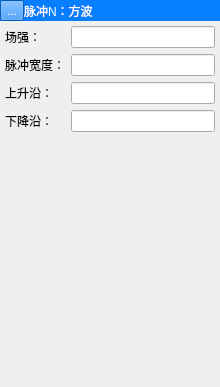
<?xml version="1.0" encoding="UTF-8"?>
<ui version="4.0">
 <class>HPMSettingWidget</class>
 <widget class="QWidget" name="HPMSettingWidget">
  <property name="geometry">
   <rect>
    <x>0</x>
    <y>0</y>
    <width>220</width>
    <height>387</height>
   </rect>
  </property>
  <property name="windowTitle">
   <string>Form</string>
  </property>
  <layout class="QGridLayout" name="gridLayout">
   <property name="leftMargin">
    <number>0</number>
   </property>
   <property name="topMargin">
    <number>0</number>
   </property>
   <property name="rightMargin">
    <number>0</number>
   </property>
   <property name="bottomMargin">
    <number>0</number>
   </property>
   <property name="spacing">
    <number>0</number>
   </property>
   <item row="0" column="0">
    <widget class="QWidget" name="widget_6" native="true">
     <property name="sizePolicy">
      <sizepolicy hsizetype="Preferred" vsizetype="Preferred">
       <horstretch>0</horstretch>
       <verstretch>0</verstretch>
      </sizepolicy>
     </property>
     <property name="styleSheet">
      <string notr="true">background-color: rgb(6, 126, 255);
font: 75 9pt &quot;微软雅黑&quot;;
color: rgb(255, 255, 255);</string>
     </property>
     <layout class="QGridLayout" name="gridLayout_7">
      <property name="leftMargin">
       <number>0</number>
      </property>
      <property name="topMargin">
       <number>0</number>
      </property>
      <property name="rightMargin">
       <number>0</number>
      </property>
      <property name="bottomMargin">
       <number>0</number>
      </property>
      <property name="horizontalSpacing">
       <number>0</number>
      </property>
      <item row="0" column="0">
       <widget class="QToolButton" name="toolButton">
        <property name="text">
         <string>...</string>
        </property>
        <property name="checkable">
         <bool>true</bool>
        </property>
        <property name="checked">
         <bool>false</bool>
        </property>
       </widget>
      </item>
      <item row="0" column="1">
       <widget class="QLabel" name="label">
        <property name="text">
         <string>脉冲N：方波</string>
        </property>
       </widget>
      </item>
      <item row="0" column="2">
       <spacer name="horizontalSpacer_6">
        <property name="orientation">
         <enum>Qt::Horizontal</enum>
        </property>
        <property name="sizeHint" stdset="0">
         <size>
          <width>40</width>
          <height>20</height>
         </size>
        </property>
       </spacer>
      </item>
     </layout>
    </widget>
   </item>
   <item row="1" column="0">
    <widget class="QStackedWidget" name="stackedWidget">
     <property name="sizePolicy">
      <sizepolicy hsizetype="Preferred" vsizetype="Preferred">
       <horstretch>0</horstretch>
       <verstretch>0</verstretch>
      </sizepolicy>
     </property>
     <property name="currentIndex">
      <number>5</number>
     </property>
     <widget class="QWidget" name="page">
      <layout class="QVBoxLayout" name="verticalLayout">
       <property name="spacing">
        <number>0</number>
       </property>
       <property name="leftMargin">
        <number>5</number>
       </property>
       <property name="topMargin">
        <number>5</number>
       </property>
       <property name="rightMargin">
        <number>5</number>
       </property>
       <property name="bottomMargin">
        <number>0</number>
       </property>
       <item>
        <widget class="QWidget" name="widget" native="true">
         <layout class="QGridLayout" name="gridLayout_2">
          <property name="leftMargin">
           <number>0</number>
          </property>
          <property name="topMargin">
           <number>0</number>
          </property>
          <property name="rightMargin">
           <number>0</number>
          </property>
          <property name="bottomMargin">
           <number>0</number>
          </property>
          <property name="horizontalSpacing">
           <number>0</number>
          </property>
          <item row="0" column="1">
           <widget class="QLineEdit" name="lineEdit_0_2"/>
          </item>
          <item row="2" column="0">
           <widget class="QLabel" name="label_6">
            <property name="text">
             <string>系数(b)：</string>
            </property>
           </widget>
          </item>
          <item row="0" column="0">
           <widget class="QLabel" name="label_4">
            <property name="text">
             <string>幅值：</string>
            </property>
           </widget>
          </item>
          <item row="1" column="1">
           <widget class="QLineEdit" name="lineEdit_0_3"/>
          </item>
          <item row="2" column="1">
           <widget class="QLineEdit" name="lineEdit_0_4"/>
          </item>
          <item row="3" column="0">
           <spacer name="verticalSpacer">
            <property name="orientation">
             <enum>Qt::Vertical</enum>
            </property>
            <property name="sizeHint" stdset="0">
             <size>
              <width>20</width>
              <height>40</height>
             </size>
            </property>
           </spacer>
          </item>
          <item row="1" column="0">
           <widget class="QLabel" name="label_5">
            <property name="text">
             <string>系数(a)：</string>
            </property>
           </widget>
          </item>
         </layout>
        </widget>
       </item>
      </layout>
     </widget>
     <widget class="QWidget" name="page_2">
      <layout class="QVBoxLayout" name="verticalLayout_2">
       <property name="spacing">
        <number>0</number>
       </property>
       <property name="leftMargin">
        <number>5</number>
       </property>
       <property name="topMargin">
        <number>5</number>
       </property>
       <property name="rightMargin">
        <number>5</number>
       </property>
       <property name="bottomMargin">
        <number>0</number>
       </property>
       <item>
        <widget class="QWidget" name="widget_2" native="true">
         <layout class="QGridLayout" name="gridLayout_3">
          <property name="leftMargin">
           <number>0</number>
          </property>
          <property name="topMargin">
           <number>0</number>
          </property>
          <property name="rightMargin">
           <number>0</number>
          </property>
          <property name="bottomMargin">
           <number>0</number>
          </property>
          <item row="5" column="1">
           <widget class="QLineEdit" name="lineEdit_1_7"/>
          </item>
          <item row="7" column="1">
           <widget class="QLineEdit" name="lineEdit_1_9"/>
          </item>
          <item row="6" column="1">
           <widget class="QLineEdit" name="lineEdit_1_8"/>
          </item>
          <item row="0" column="1">
           <widget class="QLineEdit" name="lineEdit_1_2"/>
          </item>
          <item row="8" column="1">
           <widget class="QLineEdit" name="lineEdit_1_10"/>
          </item>
          <item row="8" column="0">
           <widget class="QLabel" name="label_18">
            <property name="text">
             <string>系数(w3)：</string>
            </property>
           </widget>
          </item>
          <item row="1" column="1">
           <widget class="QLineEdit" name="lineEdit_1_3"/>
          </item>
          <item row="5" column="0">
           <widget class="QLabel" name="label_15">
            <property name="text">
             <string>系数(w2)：</string>
            </property>
           </widget>
          </item>
          <item row="3" column="0">
           <widget class="QLabel" name="label_13">
            <property name="text">
             <string>幅值E2：</string>
            </property>
           </widget>
          </item>
          <item row="7" column="0">
           <widget class="QLabel" name="label_17">
            <property name="text">
             <string>系数(t3)：</string>
            </property>
           </widget>
          </item>
          <item row="4" column="0">
           <widget class="QLabel" name="label_14">
            <property name="text">
             <string>系数(t2)：</string>
            </property>
           </widget>
          </item>
          <item row="1" column="0">
           <widget class="QLabel" name="label_12">
            <property name="text">
             <string>系数(t1)：</string>
            </property>
           </widget>
          </item>
          <item row="9" column="0">
           <spacer name="verticalSpacer_3">
            <property name="orientation">
             <enum>Qt::Vertical</enum>
            </property>
            <property name="sizeHint" stdset="0">
             <size>
              <width>20</width>
              <height>40</height>
             </size>
            </property>
           </spacer>
          </item>
          <item row="4" column="1">
           <widget class="QLineEdit" name="lineEdit_1_6"/>
          </item>
          <item row="2" column="0">
           <widget class="QLabel" name="label_10">
            <property name="text">
             <string>系数(w1)：</string>
            </property>
           </widget>
          </item>
          <item row="2" column="1">
           <widget class="QLineEdit" name="lineEdit_1_4"/>
          </item>
          <item row="6" column="0">
           <widget class="QLabel" name="label_16">
            <property name="text">
             <string>幅值E3：</string>
            </property>
           </widget>
          </item>
          <item row="3" column="1">
           <widget class="QLineEdit" name="lineEdit_1_5"/>
          </item>
          <item row="0" column="0">
           <widget class="QLabel" name="label_7">
            <property name="text">
             <string>幅值E1：</string>
            </property>
           </widget>
          </item>
         </layout>
        </widget>
       </item>
      </layout>
     </widget>
     <widget class="QWidget" name="page_3">
      <layout class="QVBoxLayout" name="verticalLayout_3">
       <property name="spacing">
        <number>0</number>
       </property>
       <property name="leftMargin">
        <number>5</number>
       </property>
       <property name="topMargin">
        <number>5</number>
       </property>
       <property name="rightMargin">
        <number>5</number>
       </property>
       <property name="bottomMargin">
        <number>0</number>
       </property>
       <item>
        <widget class="QWidget" name="widget_3" native="true">
         <layout class="QGridLayout" name="gridLayout_4">
          <property name="leftMargin">
           <number>0</number>
          </property>
          <property name="topMargin">
           <number>0</number>
          </property>
          <property name="rightMargin">
           <number>0</number>
          </property>
          <property name="bottomMargin">
           <number>0</number>
          </property>
          <item row="1" column="0">
           <widget class="QLabel" name="label_24">
            <property name="text">
             <string>期望(b)：</string>
            </property>
           </widget>
          </item>
          <item row="3" column="0">
           <spacer name="verticalSpacer_4">
            <property name="orientation">
             <enum>Qt::Vertical</enum>
            </property>
            <property name="sizeHint" stdset="0">
             <size>
              <width>20</width>
              <height>40</height>
             </size>
            </property>
           </spacer>
          </item>
          <item row="0" column="0">
           <widget class="QLabel" name="label_19">
            <property name="text">
             <string>幅值：</string>
            </property>
           </widget>
          </item>
          <item row="2" column="1">
           <widget class="QLineEdit" name="lineEdit_2_4"/>
          </item>
          <item row="0" column="1">
           <widget class="QLineEdit" name="lineEdit_2_2"/>
          </item>
          <item row="1" column="1">
           <widget class="QLineEdit" name="lineEdit_2_3"/>
          </item>
          <item row="2" column="0">
           <widget class="QLabel" name="label_22">
            <property name="text">
             <string>方差(σ)：</string>
            </property>
           </widget>
          </item>
         </layout>
        </widget>
       </item>
      </layout>
     </widget>
     <widget class="QWidget" name="page_4">
      <layout class="QVBoxLayout" name="verticalLayout_4">
       <property name="spacing">
        <number>0</number>
       </property>
       <property name="leftMargin">
        <number>5</number>
       </property>
       <property name="topMargin">
        <number>5</number>
       </property>
       <property name="rightMargin">
        <number>5</number>
       </property>
       <property name="bottomMargin">
        <number>0</number>
       </property>
       <item>
        <widget class="QWidget" name="widget_4" native="true">
         <layout class="QGridLayout" name="gridLayout_5">
          <property name="leftMargin">
           <number>0</number>
          </property>
          <property name="topMargin">
           <number>0</number>
          </property>
          <property name="rightMargin">
           <number>0</number>
          </property>
          <property name="bottomMargin">
           <number>0</number>
          </property>
          <property name="horizontalSpacing">
           <number>0</number>
          </property>
          <item row="0" column="1">
           <widget class="QLineEdit" name="lineEdit_3_2"/>
          </item>
          <item row="2" column="1">
           <widget class="QLineEdit" name="lineEdit_3_4"/>
          </item>
          <item row="3" column="0">
           <spacer name="verticalSpacer_5">
            <property name="orientation">
             <enum>Qt::Vertical</enum>
            </property>
            <property name="sizeHint" stdset="0">
             <size>
              <width>20</width>
              <height>40</height>
             </size>
            </property>
           </spacer>
          </item>
          <item row="1" column="1">
           <widget class="QLineEdit" name="lineEdit_3_3"/>
          </item>
          <item row="0" column="0">
           <widget class="QLabel" name="label_25">
            <property name="text">
             <string>幅值：</string>
            </property>
           </widget>
          </item>
          <item row="2" column="0">
           <widget class="QLabel" name="label_28">
            <property name="text">
             <string>周期（ms）：</string>
            </property>
           </widget>
          </item>
          <item row="1" column="0">
           <widget class="QLabel" name="label_30">
            <property name="text">
             <string>高电平：</string>
            </property>
           </widget>
          </item>
         </layout>
        </widget>
       </item>
      </layout>
     </widget>
     <widget class="QWidget" name="page_6">
      <layout class="QGridLayout" name="gridLayout_8">
       <item row="0" column="0">
        <widget class="QLabel" name="label_26">
         <property name="text">
          <string>幅值：</string>
         </property>
        </widget>
       </item>
       <item row="0" column="1">
        <widget class="QLineEdit" name="lineEdit_5_1"/>
       </item>
       <item row="1" column="1">
        <widget class="QLineEdit" name="lineEdit_5_2"/>
       </item>
       <item row="1" column="0">
        <widget class="QLabel" name="label_33">
         <property name="text">
          <string>频率（f）：</string>
         </property>
        </widget>
       </item>
       <item row="2" column="0">
        <spacer name="verticalSpacer_6">
         <property name="orientation">
          <enum>Qt::Vertical</enum>
         </property>
         <property name="sizeHint" stdset="0">
          <size>
           <width>20</width>
           <height>280</height>
          </size>
         </property>
        </spacer>
       </item>
      </layout>
     </widget>
     <widget class="QWidget" name="page_5">
      <layout class="QVBoxLayout" name="verticalLayout_5">
       <property name="spacing">
        <number>0</number>
       </property>
       <property name="leftMargin">
        <number>5</number>
       </property>
       <property name="topMargin">
        <number>5</number>
       </property>
       <property name="rightMargin">
        <number>5</number>
       </property>
       <property name="bottomMargin">
        <number>5</number>
       </property>
       <item>
        <widget class="QWidget" name="widget_5" native="true">
         <layout class="QGridLayout" name="gridLayout_6">
          <property name="leftMargin">
           <number>0</number>
          </property>
          <property name="topMargin">
           <number>0</number>
          </property>
          <property name="rightMargin">
           <number>0</number>
          </property>
          <property name="bottomMargin">
           <number>0</number>
          </property>
          <item row="0" column="1">
           <widget class="QLineEdit" name="lineEdit_4_1"/>
          </item>
          <item row="3" column="1">
           <widget class="QLineEdit" name="lineEdit_4_6"/>
          </item>
          <item row="4" column="0">
           <spacer name="verticalSpacer_2">
            <property name="orientation">
             <enum>Qt::Vertical</enum>
            </property>
            <property name="sizeHint" stdset="0">
             <size>
              <width>20</width>
              <height>40</height>
             </size>
            </property>
           </spacer>
          </item>
          <item row="0" column="0">
           <widget class="QLabel" name="label_32">
            <property name="text">
             <string>场强：</string>
            </property>
           </widget>
          </item>
          <item row="1" column="1">
           <widget class="QLineEdit" name="lineEdit_4_3"/>
          </item>
          <item row="2" column="0">
           <widget class="QLabel" name="label_36">
            <property name="text">
             <string>上升沿：</string>
            </property>
           </widget>
          </item>
          <item row="2" column="1">
           <widget class="QLineEdit" name="lineEdit_4_5"/>
          </item>
          <item row="1" column="0">
           <widget class="QLabel" name="label_37">
            <property name="text">
             <string>脉冲宽度：</string>
            </property>
           </widget>
          </item>
          <item row="3" column="0">
           <widget class="QLabel" name="label_34">
            <property name="text">
             <string>下降沿：</string>
            </property>
           </widget>
          </item>
         </layout>
        </widget>
       </item>
      </layout>
     </widget>
    </widget>
   </item>
  </layout>
 </widget>
 <resources/>
 <connections/>
</ui>
